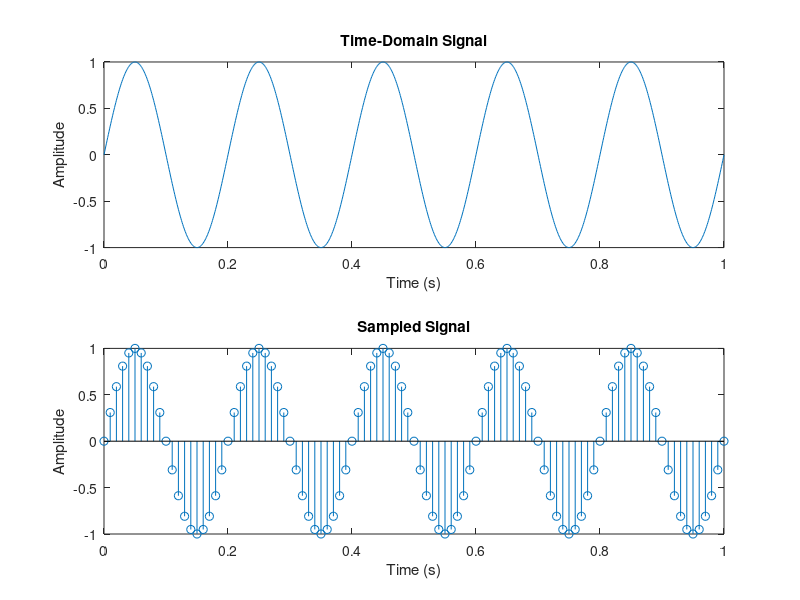
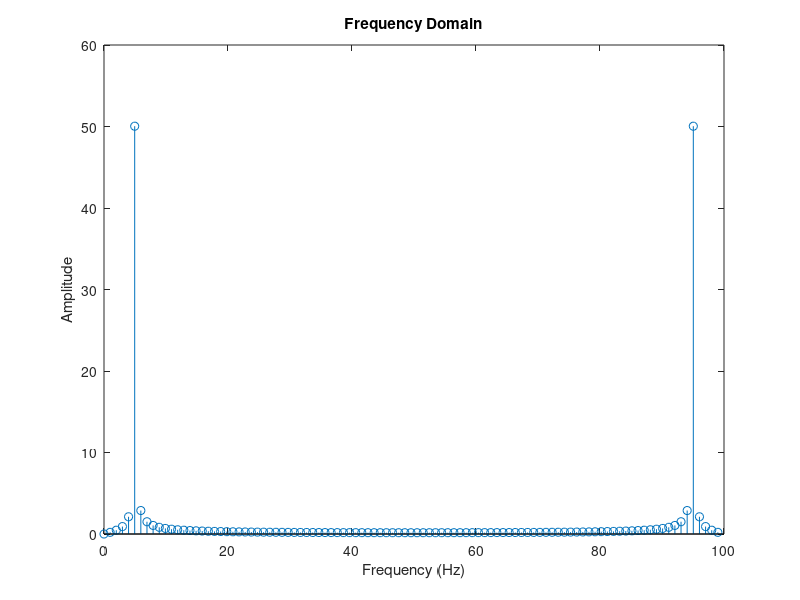

The MATLAB source for these figures, in order:
% signal parameters
Fs = 1000;       % Sampling frequency (Hz)
T = 1;           % Duration of the signal (seconds)
t = 0:1/Fs:T;    % Time vector

% time-domain signal 
frequency = 5;   % Frequency of the sine wave (Hz)
amplitude = 1;   % Amplitude of the sine wave
signal = amplitude * sin(2 * pi * frequency * t);

% time-domain signal
subplot(2, 1, 1);
plot(t, signal);
xlabel('Time (s)');
ylabel('Amplitude');
title('Time-Domain Signal');

% Sample the signal
Fs_new = 100;    % New sampling frequency (Hz)
t_new = 0:1/Fs_new:T;  % New time vector
sampled_signal = interp1(t, signal, t_new);

% Plot the sampled signal
subplot(2, 1, 2);
stem(t_new, sampled_signal);
xlabel('Time (s)');
ylabel('Amplitude');
title('Sampled Signal');

% Compute the Fourier transform of the sampled signal using FFT
N = length(sampled_signal);  % Number of samples
frequencies = (0:N-1) * (Fs_new / N);  % Frequency values
fourier_transform = fft(sampled_signal, N);

% Calculate the magnitude spectrum of the Fourier transform
magnitude_spectrum = abs(fourier_transform);

% Plot the magnitude spectrum
figure;
stem(frequencies, magnitude_spectrum);
xlabel('Frequency (Hz)');
ylabel('Amplitude');
title('Frequency Domain');

% Adjust the plot for better visualization
xlim([0, Fs_new ]);
